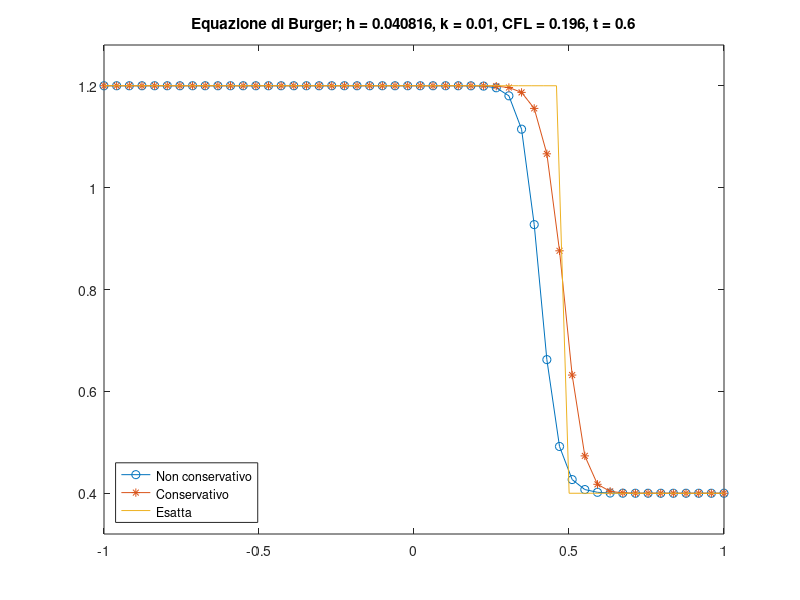

Source code (MATLAB):
## Copyright (C) 2009 Simone Zuccher
##
## This program is free software; you can redistribute it and/or modify it
## under the terms of the GNU General Public License as published by
## the Free Software Foundation; either version 2, or (at your option)
## any later version.
##
## This program is distributed in the hope that it will be useful, but
## WITHOUT ANY WARRANTY; without even the implied warranty of
## MERCHANTABILITY or FITNESS FOR A PARTICULAR PURPOSE.  See the GNU
## General Public License for more details.
##

## Solve Riemann problem for Burger's equation
##
## u_t + u u_x = 0
##
## with IC
##
## u_l for x<0 and u_r for x>0.
## Comparisons are made between conservative and non conservative methods and 
## exact solution.
##

## Author:   Simone Zuccher <zuccher@sci.univr.it>
## Created:  10 Jun 2009
## Modified: 


clear all
close all
N=50;
xmin=-1;
xmax=1;
ul=1.2;
ur=0.4;

if(ul<ur)
   disp('Rarefaction')
else
   disp('Shock')
end

x=linspace(xmin,xmax,N);
u0=ur*ones(size(x));
u0(1:N/2)=ul;
um=(ul+ur)/2;

k=0.01;
tmax=0.6;
h=x(2)-x(1);
CFL=um*k/h;
if(abs(CFL)>1)
   error('CFL condition not satisfied');
end

unc = u0;
uc = u0;
i=0;
t=i*k;
while(t<tmax)
   unc = unc - k/h*unc.*(unc - [ul unc(1:end-1)]);
   uc  = uc  - k/h*(uc.^2/2 - [ul uc(1:end-1)].^2/2);
   i=i+1;
   t=i*k;
   plot(x,unc,'o-',x,uc,'*-',[xmin, x(2:end)+t*um],[ul, u0(2:end)],'-');
   axis([xmin xmax min(ul,ur)-.1*um max(ul,ur)+.1*um])
   title(['Equazione di Burger; h = ' num2str(h) ', '...
                               'k = ' num2str(k) ', '...
                               'CFL = ' num2str(CFL) ', '...
                               't = ' num2str(t)])
   legend('Non conservativo','Conservativo','Esatta','location','southwest')
   drawnow; 
   pause(0.2)
end
